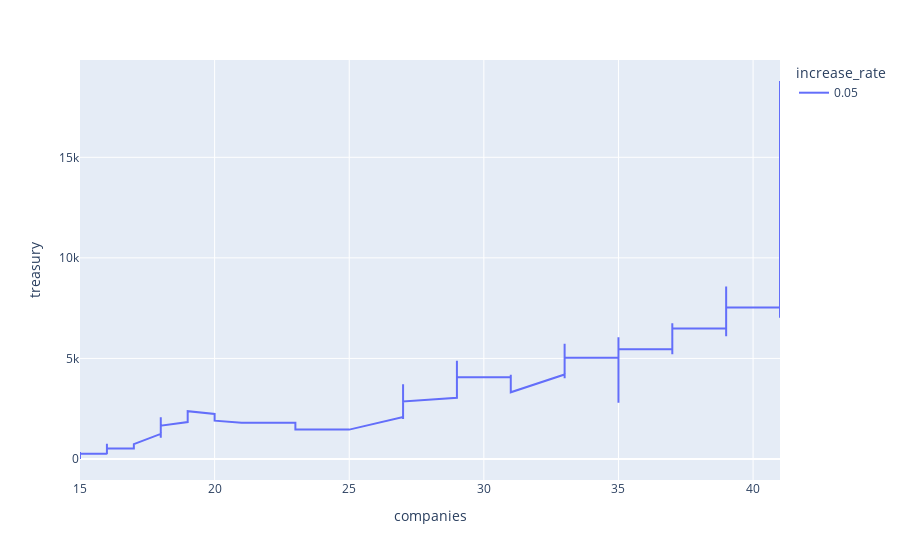

Notebook source saved alongside this figure:
### Code cell
filtered_df = df.query('decrease_rate == 0.003 & run == 1')

filtered_df.plot(
    kind='line',
    x='companies', # Variable on the horizontal axis
    y='treasury', # Variables on the vertical axis
    color='increase_rate' # Color by prey_death_parameter
)

### Figure 1 — Plotly figure (JSON) as saved in the notebook; plotly's stock layout.template omitted (floating-point values rounded to 4 significant figures; data arrays with more than 128 entries replaced by an {"elided": "..."} marker saying what was removed)
{"data": [{"hovertemplate": "increase_rate=0.05<br>companies=%{x}<br>treasury=%{y}<extra></extra>", "legendgroup": "0.05", "line": {"color": "#636efa", "dash": "solid"}, "mode": "lines", "name": "0.05", "orientation": "v", "showlegend": true, "type": "scatter", "x": {"elided": "366 int values"}, "xaxis": "x", "y": {"elided": "366 float values"}, "yaxis": "y"}], "layout": {"legend": {"title": {"text": "increase_rate"}, "tracegroupgap": 0}, "margin": {"t": 60}, "xaxis": {"anchor": "y", "domain": [0, 1], "title": {"text": "companies"}}, "yaxis": {"anchor": "x", "domain": [0, 1], "title": {"text": "treasury"}}}}
